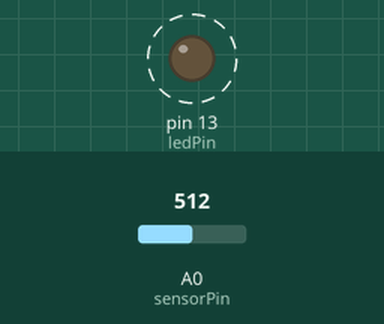
This sketch was run on a simulated Arduino Uno, built with avr-gcc and run on an emulated ATmega328P. Shown: output pins drawn as LEDs (lit = HIGH). Dashed ring = blinking. The test bench sets the inputs (shaded band); at power-on: A0 (sensorPin) = 512.

Above: at 1.8 s.
1.9 s: A0 (sensorPin) set to 0
At 2.6 s:
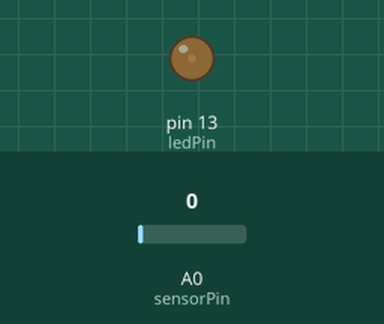
3.6 s: A0 (sensorPin) set to 122
At 3.9 s:
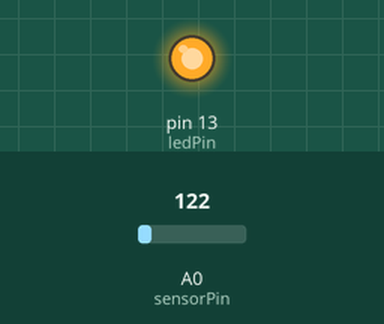
Timing chart, 0 to 13.1 s (numbered marks = the images above; inputs shaded):
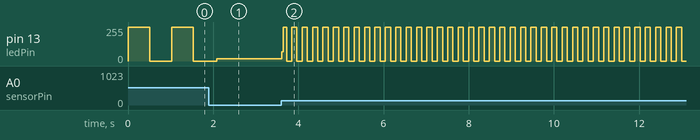

Measured:
- after the input at 3.6 s, pin 13 (ledPin): 16/255 → 69/255 at once, then moves between 0/255 and 255/255, repeating every 0.24 s
- by itself, pin 13 (ledPin): alternates 255/255 for 0.51 s and 0/255 for 0.51 s

The sketch:

potentiometer.._controlling_delay_time_between_blinks.ino
```cpp
int sensorPin = A0;    // select the input pin for the potentiometer
int ledPin = 13;      // select the pin for the LED
int sensorValue;

void setup() {
  // declare the ledPin as an OUTPUT:
  pinMode(ledPin, OUTPUT);
  pinMode(sensorPin,INPUT);
}

void loop() {
  // read the value from the sensor:
  sensorValue = analogRead(sensorPin);
  digitalWrite(ledPin, HIGH);
  // stop the program for <sensorValue> milliseconds:
  delay(sensorValue);
  digitalWrite(ledPin, LOW);
  // stop the program for  <sensorValue> milliseconds:
  delay(sensorValue);

}
```
